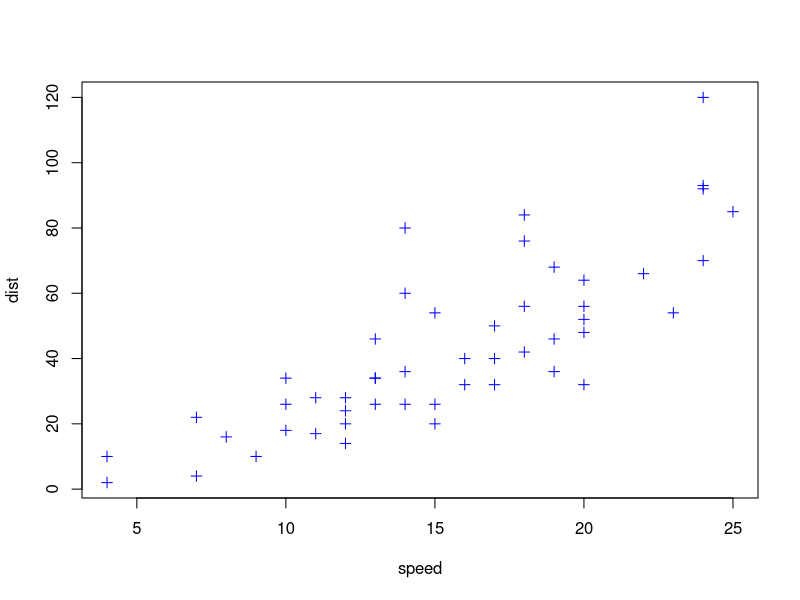

Write R code to recreate this figure.
## ---- chunk 1
plot(cars, col="blue", pch=3)
